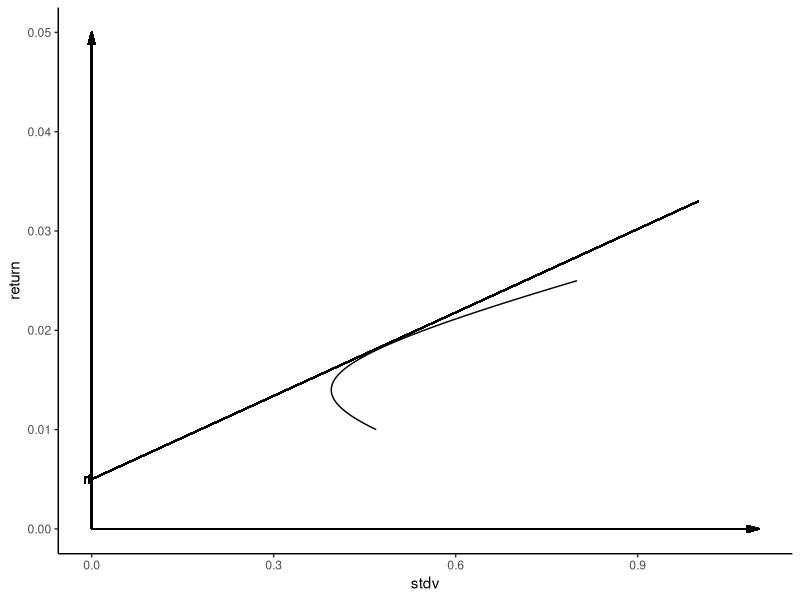

Reproduce this figure in R.
library(ggplot2)

#return and standard deviation of stock and market
ri <- 0.025
rm <- 0.015
si <- 0.8
sm <- 0.4
covim <- 0.2

w <- -50:100/100
rp <- w*ri+(1-w)*rm
sp <- (((w*si)^2+((1-w)*sm)^2+2*covim*w*(1-w)))^0.5
g1 <- ggplot(data.frame(x=sp,y=rp),aes(x,y))+geom_path()
g1 <- g1 + geom_segment(x=0,y=0.005,xend=1,yend=0.033) +
  coord_cartesian(xlim=c(0,1.1),ylim=c(0,0.05),expand=T)
g1 <- g1+geom_segment(x=0,y=0,xend=0,yend=0.05,
                      arrow=arrow(ends="last",type="closed",
                                  angle=15,length=unit(3,"mm")))
g1 <- g1+geom_segment(x=0,y=0,xend=1.1,yend=0,
                      arrow=arrow(ends="last",type="closed",
                                  angle=15,length=unit(3,"mm")))
g1 <- g1+theme_classic()+xlab("stdv")+ylab("return")
g1 <- g1 + geom_text(x=-0.002,y=0.005,label="rf",hjust="right",size = 3)
g1
